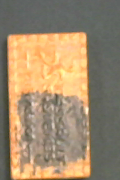
#> input picture images/burnedStates/overBurned.png, 120 x 180 px, found by its file name
$ python analyze_images.py
#> lines starting #> are read from the running program, lines starting #| are printed output that depends on the picture
import cv2
import numpy as np

def analyze_image_colors(image_path):
    """Analyze RGB characteristics of an image"""
#> called with image_path = 'images/burnedStates/overBurned.png'
    image = cv2.imread(image_path)
#> image is the input picture: shape (180, 120, 3); mean B, G, R 109.5, 138.3, 159.5
    if image is None:
        print(f"Could not load {image_path}")
        return

    image_rgb = cv2.cvtColor(image, cv2.COLOR_BGR2RGB)
    gray = cv2.cvtColor(image, cv2.COLOR_BGR2GRAY)
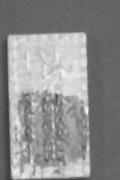
#> gray: shape (180, 120); min 57, max 249, mean 141.3

    avg_color = np.mean(image_rgb, axis=(0, 1))
#> avg_color = [159.5, 138.3, 109.5]
    avg_gray = np.mean(gray)
#> avg_gray = 141.3
    std_gray = np.std(gray)
#> std_gray = 47.45
    min_gray = np.min(gray)
#> min_gray = 57
    max_gray = np.max(gray)
#> max_gray = 249

    print(f"\n{image_path}:")
    print(f"  Average RGB: [{avg_color[0]:.1f}, {avg_color[1]:.1f}, {avg_color[2]:.1f}]")
#|   Average RGB: [159.5, 138.3, 109.5]
    print(f"  Average Gray: {avg_gray:.1f}")
#|   Average Gray: 141.3
    print(f"  Gray Range: {min_gray:.1f} - {max_gray:.1f}")
#|   Gray Range: 57.0 - 249.0
    print(f"  Gray Std: {std_gray:.1f}")
#|   Gray Std: 47.5

# Analyze key images
images_to_check = [
    # "images/no_object.png",
    "images/burnedStates/overBurned.png",
    "images/burnedStates/good.png",
    "images/burnedStates/unBurned.png",
    "images/burnedStates/underBurned.png"
]

print("=== Image Analysis for Object Detection ===")
for img_path in images_to_check:
    analyze_image_colors(img_path)
#> pass 2 of the loop `for img_path in images_to_check:`:
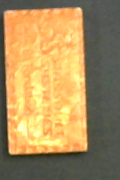
#> input picture images/burnedStates/good.png, 120 x 180 px, found by its file name
#> in analyze_image_colors, image is the input picture: shape (180, 120, 3); mean B, G, R 92.9, 143, 171.1
#> in analyze_image_colors (call 2), `gray = cv2.cvtColor(image, cv2.COLOR_BGR2GRAY)`:
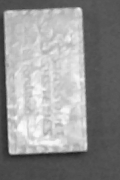
#> gray: shape (180, 120); min 32, max 252, mean 145.6
#> avg_color = [171.1, 143, 92.9]
#> avg_gray = 145.6
#> std_gray = 64
#> min_gray = 32
#> max_gray = 252
#|   Average RGB: [171.1, 143.0, 92.9]
#|   Average Gray: 145.6
#|   Gray Range: 32.0 - 252.0
#|   Gray Std: 64.0
